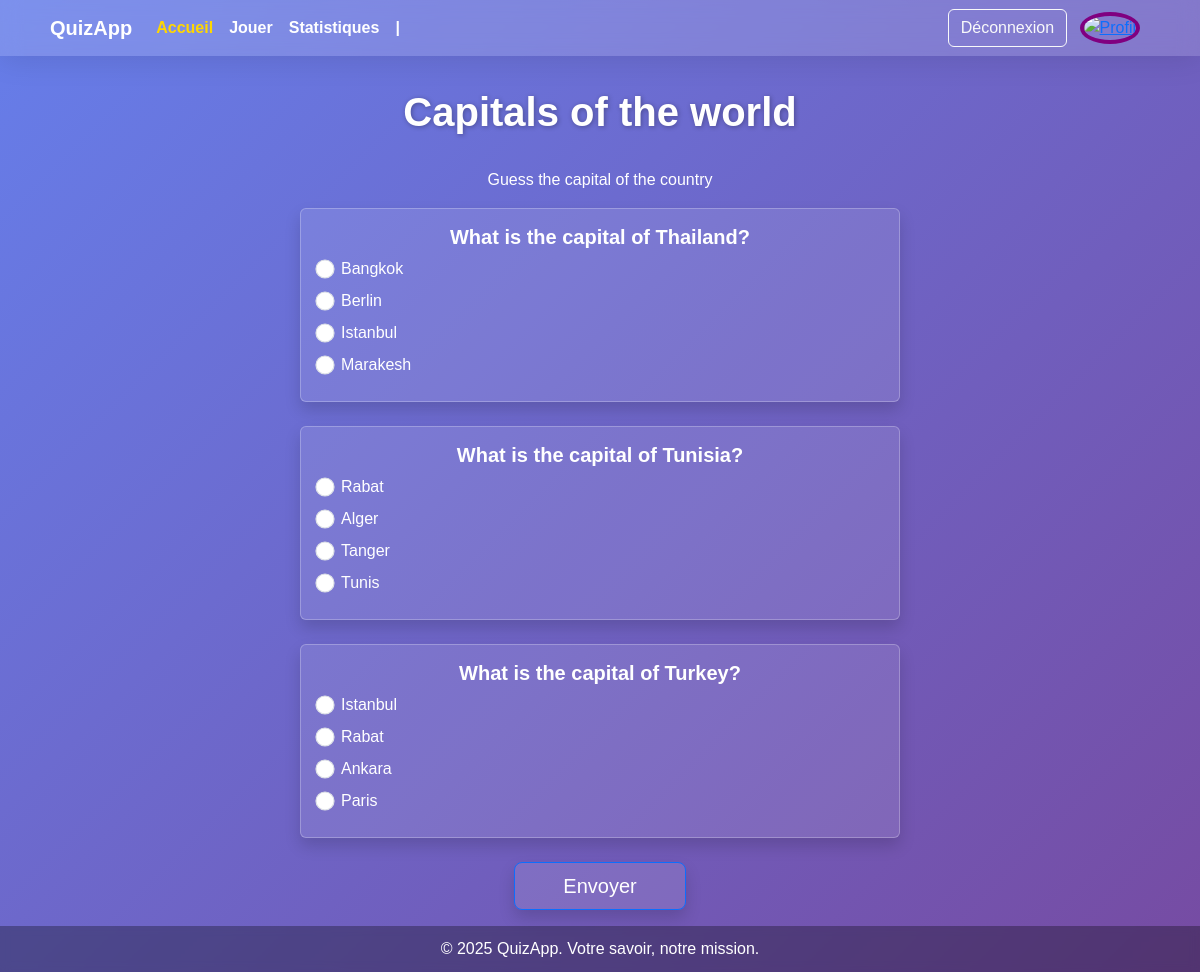
The app's page /quiz/start/93 (signed in) with its own data.
### quizApp/models.py (models this page shows, shortened)
class Quiz(models.Model):
    DIFFICULTE_CHOICES = [
        ('Facile', 'Facile'),
        ('Moyen', 'Moyen'),
        ('Difficile', 'Difficile'),
    ]
    difficulte = models.CharField(max_length=10, choices=DIFFICULTE_CHOICES, default='Facile')
    title = models.CharField(max_length=255)
    description = models.TextField()
    type_quiz = models.ForeignKey(Categorie,on_delete=models.CASCADE)
    creator = models.ForeignKey(Participant, on_delete=models.CASCADE, related_name='quizzes')
    times_played = models.IntegerField(default=0)
    times_visited = models.IntegerField(default=0)

class Question(models.Model):
    TYPE_CHOICES = [
        ('QCM', 'QCM'),
        ('VF', 'Vrai/Faux'),
        ('RC', 'Réponse courte'),
    ]
    quiz = models.ForeignKey(Quiz, on_delete=models.CASCADE, related_name='questions')
    question_text = models.CharField(max_length=255)
    type_question = models.CharField(max_length=3, choices=TYPE_CHOICES, default='QCM')
    reponse_1 = models.CharField(max_length=255)
    reponse_2 = models.CharField(max_length=255, blank=True)
    reponse_3 = models.CharField(max_length=255, blank=True)
    reponse_4 = models.CharField(max_length=255, blank=True)
    bonne_reponse = models.IntegerField()

### quizApp/views.py (the view)
# urls.py: path('start/<int:quiz_id>', views.quizCommence.as_view(), name='quizCommence'),
class quizCommence(LoginRequiredMixin, View):
    def get(self, request, quiz_id):
        quiz = get_object_or_404(Quiz, id=quiz_id)
        quiz.times_visited+=1
        quiz.save()
        questions =quiz.questions.all()
        return render(request, 'quizCommence.html', {'quiz': quiz, 'questions': questions})

### quizApp/templates/quizCommence.html (shortened to what this page needs)
<!DOCTYPE html>
<html lang="fr">
<head>
  <link href="https://cdn.jsdelivr.net/npm/bootstrap@5.3.5/dist/css/bootstrap.min.css" rel="stylesheet"
>
</head>
<body>
  {% include 'navbar.html' %}
  <h1>{{quiz.title}}</h1>
  <p class="text-center text-white">{{quiz.description}}</p>
  <form action="{% url 'resultatQuiz' %}" method="post">
    {% for question in questions %}
    {% if question.type_question == 'QCM' %}
    <div class="d-flex justify-content-center">
      <div class="card mb-4 w-50 shadow bg-white bg-opacity-10 border border-white border-opacity-25 text-white">
        <div class="card-body">
          <h5 class="card-title text-center fw-bold fs-5">{{question.question_text}}</h5>
          <div class="form-check mb-2">
            <input class="form-check-input " style="transform: scale(1.2);" type="radio" name="{{question.id}}"
              value="1" id="{{question.id}}option1" required>
            <label class="form-check-label" for="{{question.id}}option1">{{ question.reponse_1 }}</label>
          </div>
          <div class="form-check mb-2">
            <input class="form-check-input" style="transform: scale(1.2);" type="radio" name="{{question.id}}" value="2"
              id="{{question.id}}option2" required>
            <label class="form-check-label" for="{{question.id}}option2">{{ question.reponse_2 }}</label>
          </div>
          {% if quiz.type_quiz.type_quiz != "Vrai ou Faux" %}
          {% if question.reponse_3 %}
          <div class="form-check mb-2">
            <input class="form-check-input" style="transform: scale(1.2);" type="radio" name="{{question.id}}" value="3"
              id="{{question.id}}option3" required>
            <label class="form-check-label" for="{{question.id}}option3">{{ question.reponse_3 }}</label>
          </div>
          {% endif %}
          {% if question.reponse_4 %}
          <div class="form-check mb-2">
            <input class="form-check-input" style="transform: scale(1.2);" type="radio" name="{{question.id}}" value="4"
              id="{{question.id}}option4" required>
            <label class="form-check-label" for="{{question.id}}option4">{{ question.reponse_4 }}</label>
          </div>
          {% endif %}
          {% endif %}
        </div>
      </div>
    </div>
    {% endif %}
    {% endfor %}
    <div class="text-center mb-3">
      <button type="submit" class="btn shadow bg-white bg-opacity-10 btn-primary btn-lg px-5">Envoyer</button>
    </div>
  </form>
  <footer>
    <div class="container">
      <p class="mb-0">© 2025 QuizApp. Votre savoir, notre mission.</p>
    </div>
  </footer>
</body>
</html>

### quizApp/templates/quizCommence.html (style rules this page uses)
body { background: linear-gradient(135deg, #667eea, #764ba2); font-family: 'Poppins', sans-serif; color: #fff; margin: 0; min-height: 100vh; }
h1 { text-align: center; font-weight: 700; font-size: 2.5rem; margin-bottom: 2rem; text-shadow: 1px 1px 5px rgba(0, 0, 0, 0.3); }
footer { background-color: rgba(0, 0, 0, 0.3); backdrop-filter: blur(5px); color: white; text-align: center; padding: 0.7rem 0; }

### records on screen
Quiz: title "Capitals of the world", description "Guess the capital of the country"
Question: question_text "What is the capital of Thailand?", reponse_1 "Bangkok", reponse_2 "Berlin", reponse_3 "Istanbul", reponse_4 "Marakesh"
Question: question_text "What is the capital of Tunisia?", reponse_1 "Rabat", reponse_2 "Alger", reponse_3 "Tanger", reponse_4 "Tunis"
Question: question_text "What is the capital of Turkey?", reponse_1 "Istanbul", reponse_2 "Rabat", reponse_3 "Ankara", reponse_4 "Paris"
